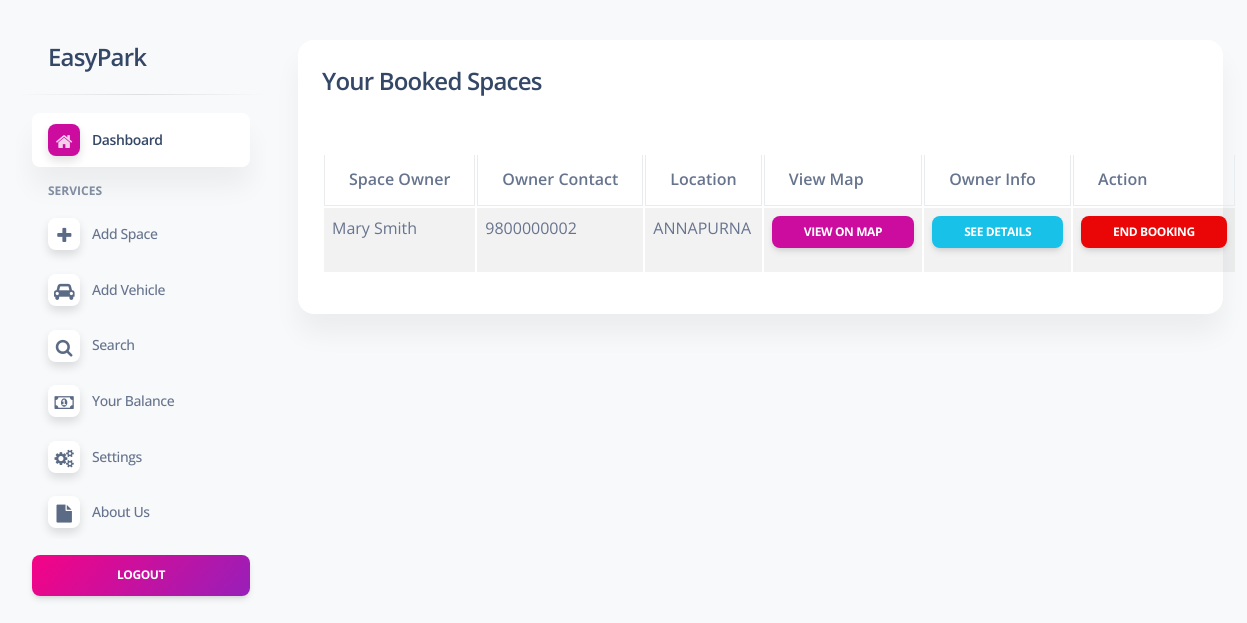
Page /user/bookedspace.php (signed in) on the committed database.
### tables this page shows
CREATE TABLE `userspace` (
  `userid` int(11) DEFAULT NULL,
  `spaceid` int(11) DEFAULT NULL,
  `vehicle_id` int(11) DEFAULT NULL,
  `userSpaceId` int(11) NOT NULL,
  `status` enum('1','0') DEFAULT NULL,
  `StartTime` datetime NOT NULL DEFAULT current_timestamp(),
  `EndTime` datetime DEFAULT NULL,
  `Fare` decimal(10,2) NOT NULL DEFAULT 0.00,
  `ParkingNumber` int(11) DEFAULT NULL,
  `vehicleCategoryId` int(10) DEFAULT NULL
);

CREATE TABLE `users` (
  `id` int(11) NOT NULL,
  `username` varchar(100) DEFAULT NULL,
  `name` varchar(191) DEFAULT NULL,
  `email` varchar(100) DEFAULT NULL,
  `phone` varchar(20) DEFAULT NULL,
  `password` varchar(100) DEFAULT NULL,
  `role` varchar(100) DEFAULT NULL,
  `Created_date` date DEFAULT NULL,
  `balance` decimal(10,2) DEFAULT 0.00
);

CREATE TABLE `space` (
  `space_id` int(3) NOT NULL,
  `user_id` int(11) DEFAULT NULL,
  `lat` varchar(12) DEFAULT NULL,
  `lng` varchar(12) DEFAULT NULL,
  `vehicletype` varchar(20) DEFAULT NULL,
  `location` varchar(50) DEFAULT NULL,
  `status` enum('1','0') NOT NULL DEFAULT '0'
);

### user/bookedspace.php (the view, shortened to what this page needs)
<?php
include('include/header.php');
include('include/dbcon.php');
$userid = $_SESSION['id'];
?>
<div class="row">
    <div class="col-md-12">
        <div class="card mt-3">
            <div class="card-header"><h4>Your Booked Spaces</h4></div>
            <div class="card-body">
                <?php
                $query = "
                    SELECT userspace.userSpaceId, space.space_id, space.location, space.lat, space.lng, users.name, users.phone
                    FROM userspace
                    INNER JOIN space ON userspace.spaceid = space.space_id
                    INNER JOIN users ON space.user_id = users.id
                    WHERE userspace.userid=? AND userspace.status='1'
                ";
                $stmt = $conn->prepare($query);
                $stmt->bind_param("i",$userid);
                $stmt->execute();
                $result = $stmt->get_result();
                if($result->num_rows >0){
                    echo '<table class="table table-bordered table-striped">';
                    echo '<thead><tr>
                            <th>Space Owner</th>
                            <th>Owner Contact</th>
                            <th>Location</th>
                            <th>View Map</th>
                            <th>Owner Info</th>
                            <th>Action</th>
                          </tr></thead><tbody>';
                    while($row=$result->fetch_assoc()){
                        $lat = htmlspecialchars($row['lat']);
                        $lng = htmlspecialchars($row['lng']);
                        $user_name = htmlspecialchars($row['name']);
                        $location = htmlspecialchars($row['location']);
                        $space_id = intval($row['space_id']);
                        $ownerPhone = htmlspecialchars($row['phone']);
                        echo "<tr>
                                <td>{$user_name}</td>
                                <td>{$ownerPhone}</td>
                                <td>{$location}</td>
                                <td>
                                    <a href='https://www.google.com/maps/search/?api=1&query={$lat},{$lng}' target='_blank' class='btn btn-primary btn-sm'>View on Map</a>
                                </td>
                                <td>
                                    <button class='btn btn-info btn-sm' onclick=\"showOwnerDetails('{$user_name}','{$ownerPhone}')\">See Details</button>
                                </td>
                                <td>
                                    <button class='btn btn-danger btn-sm endBookingBtn' data-spaceid='{$space_id}'>End Booking</button>
                                </td>
                              </tr>";
                    }
                    echo '</tbody></table>';
                } else {
                    echo '<div class="alert alert-warning">You have no booking to show.</div>';
                }
                ?>
            </div>
        </div>
    </div>
</div>
<?php include('include/footer.php'); ?>

### rows in the picture
userspace: users.name "Mary Smith", users.phone "9800000002", spaceid.location "ANNAPURNA"
